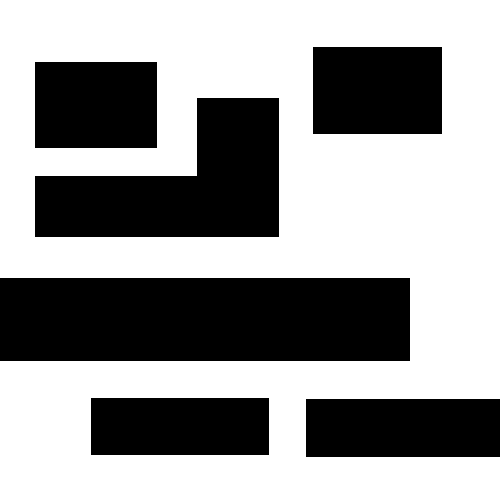
%> input picture map2.bmp, 500 x 500 px
$ octave astart.m   (GNU Octave 9; MATLAB toolbox functions it lacks are replaced by stand-ins)
%> lines starting %> are read from the running program, lines starting %| are printed output that depends on the picture; in (x1, y1, x2, y2) boxes, pixels count from 0 and x2, y2 are one past the last pixel; in counts of white or black regions, pixels touching at a corner belong together; the program's own positions count from 1
### checkPath.m
function feasible=checkPath(n,newPos,map)
feasible=true;
dir=atan2(newPos(1)-n(1),newPos(2)-n(2));
for r=0:0.5:sqrt(sum((n-newPos).^2))
    posCheck=n+r.*[sin(dir) cos(dir)];
    if ~(feasiblePoint(ceil(posCheck),map) && feasiblePoint(floor(posCheck),map) && ...
            feasiblePoint([ceil(posCheck(1)) floor(posCheck(2))],map) && feasiblePoint([floor(posCheck(1)) ceil(posCheck(2))],map))
        feasible=false;break;
    end
    if ~feasiblePoint(newPos,map), feasible=false; end
end

### feasiblePoint.m
function feasible=feasiblePoint(point,map)
feasible=true;
% check if collission-free spot and inside maps
if ~(point(1)>=1 && point(1)<=size(map,1) && point(2)>=1 && point(2)<=size(map,2) && map(point(1),point(2))==1)
    feasible=false;
end

### astart.m
% Probabilistic Road Map Algorithm
map=im2bw(imread('map2.bmp')); % input map read from a bmp file. for new maps write the file name here
%> map: size 500x500 logical; 60.6% white; 6 black regions, box (x1, y1, x2, y2) and area: (0, 278, 410, 361) 34030, (35, 98, 279, 237) 21280, (306, 399, 500, 457) 11252, (313, 47, 442, 134) 11223, (35, 62, 157, 148) 10492, (91, 398, 269, 455) 10146
source=[20 20]; % source position in Y, X format
goal=[500 490]; % goal position in Y, X format
k=50; % number of points in the PRM
display=true; % display processing of nodes

%%%%% parameters end here %%%%%

if ~feasiblePoint(source,map), error('source lies on an obstacle or outside map'); end
if ~feasiblePoint(goal,map), error('goal lies on an obstacle or outside map'); end

imshow(map);
rectangle('position',[1 1 size(map)-1],'edgecolor','k')
vertex=[source;goal]; % source and goal taken as additional vertices in the path planning to ease planning of the robot
if display, rectangle('Position',[vertex(1,2)-5,vertex(1,1)-5,10,10],'Curvature',[1,1],'FaceColor','r'); end
if display, rectangle('Position',[vertex(2,2)-5,vertex(2,1)-5,10,10],'Curvature',[1,1],'FaceColor','r'); end
tic;
while length(vertex)<k+2 % iteratively add vertices
    x=double(int32(rand(1,2) .* size(map)));
    if feasiblePoint(x,map),
        vertex=[vertex;x];
        if display, rectangle('Position',[x(2)-5,x(1)-5,10,10],'Curvature',[1,1],'FaceColor','r'); end
    end
end
%> after the loop, vertex = 52 rows, first 12: [20 20; 500 490; 256 202; 392 152; 238 292; 141 378; 155 365; 217 305; 239 433; 274 7; 1 247; 163 435]
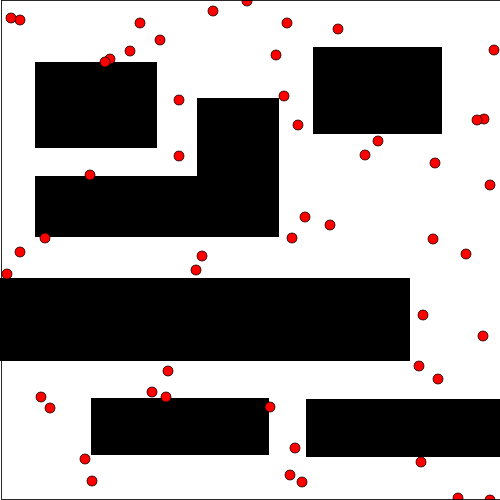
%> figure redrawn from the program's plot data
if display
    disp('click/press any key');
    waitforbuttonpress;
end
edges=cell(k+2,1); % edges to be stored as an adjacency list
for i=1:k+2
    for j=i+1:k+2
        if checkPath(vertex(i,:),vertex(j,:),map);
%> in checkPath, `dir=atan2(newPos(1)-n(1),newPos(2)-n(2));`: dir = 0.796
%> the loop in checkPath, `for r=0:0.5:sqrt(sum((n-newPos).^2))` made 119 passes
%> r on passes 2 to 13: 0.5, 1, 1.5, 2, 2.5, 3, 3.5, 4, 4.5, 5, 5.5, 6
%> after the loop in checkPath, `for r=0:0.5:sqrt(sum((n-newPos).^2))`: feasible = false
%> (the run ends here)
